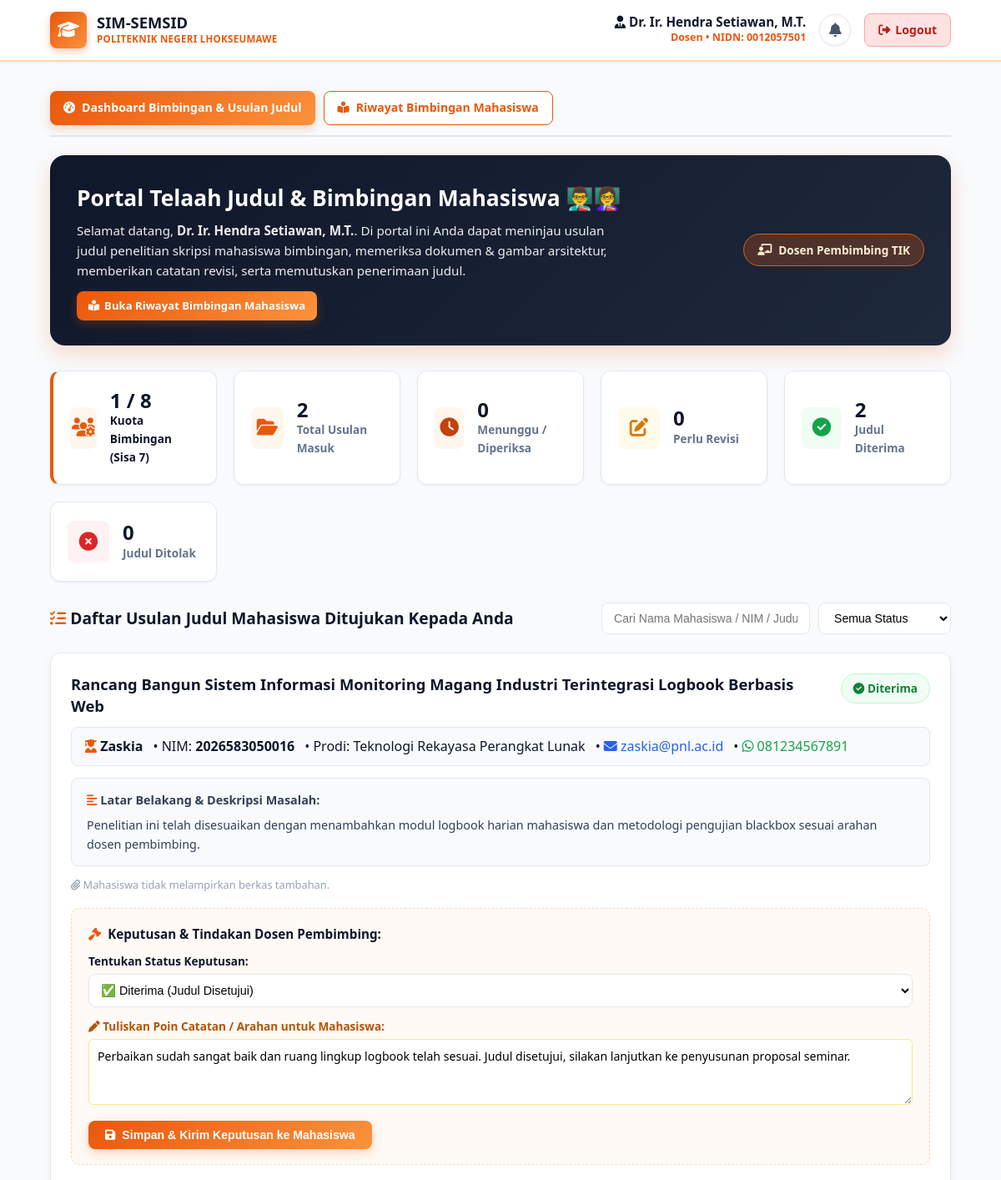
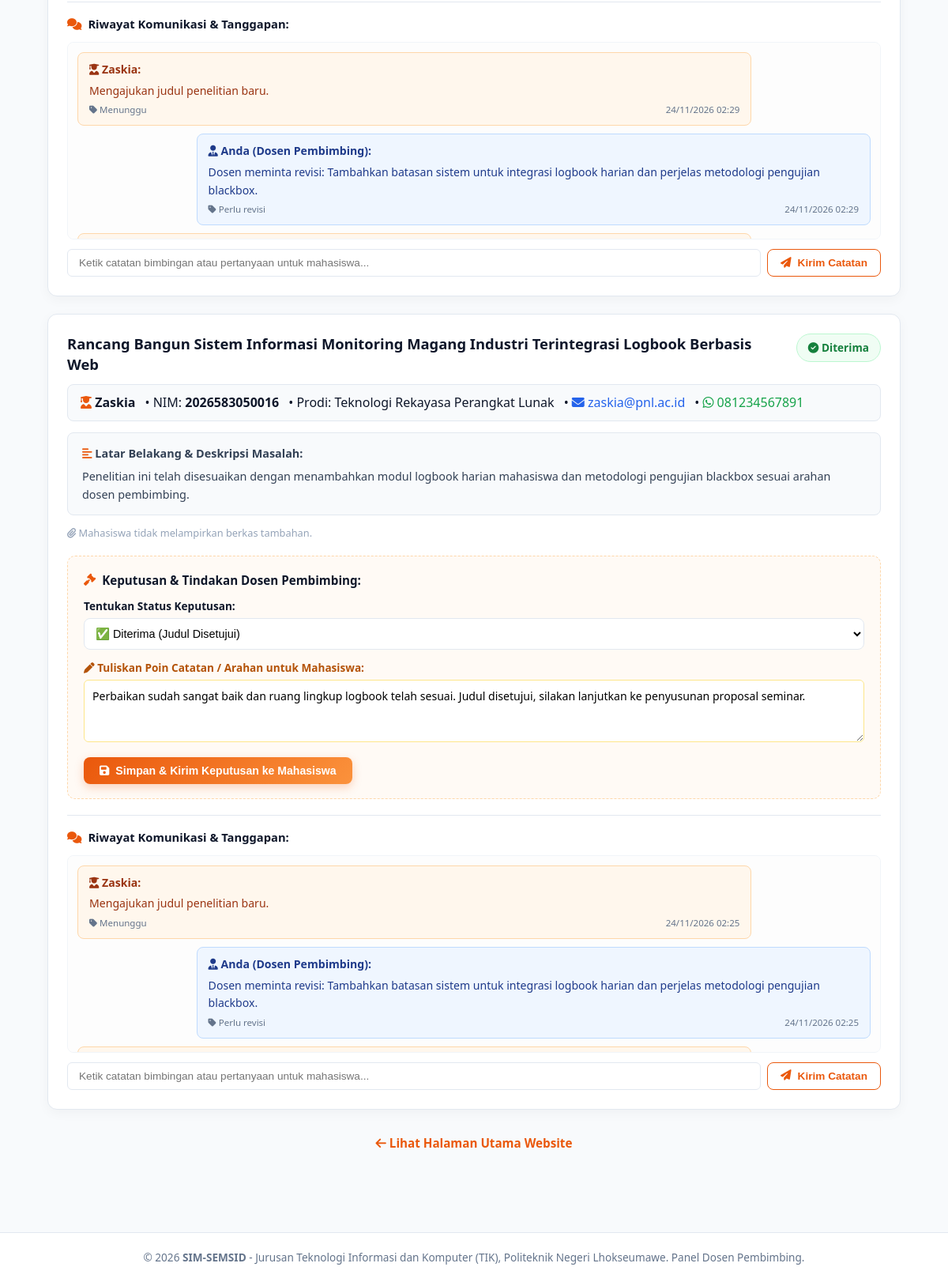
Screenshot of /dashboard_dosen.php (signed in) with the database file from the repository (2 pictures, top to bottom).
### tables this page shows
CREATE TABLE `pengajuan_judul` (
  `id` int(11) NOT NULL AUTO_INCREMENT,
  `mahasiswa_id` int(11) NOT NULL,
  `dosen_id` int(11) NOT NULL,
  `judul` varchar(255) NOT NULL,
  `latar_belakang` text NOT NULL,
  `file_dokumen` varchar(255) DEFAULT NULL,
  `file_gambar` varchar(255) DEFAULT NULL,
  `status` enum('Menunggu','Sedang diperiksa','Perlu revisi','Diterima','Ditolak') DEFAULT 'Menunggu',
  `catatan_revisi` text DEFAULT NULL,
  `alasan_penolakan` text DEFAULT NULL,
  `created_at` timestamp NOT NULL DEFAULT current_timestamp(),
  `updated_at` timestamp NOT NULL DEFAULT current_timestamp() ON UPDATE current_timestamp(),
  PRIMARY KEY (`id`),
  KEY `fk_pengajuan_mahasiswa` (`mahasiswa_id`),
  KEY `fk_pengajuan_dosen` (`dosen_id`),
  CONSTRAINT `fk_pengajuan_dosen` FOREIGN KEY (`dosen_id`) REFERENCES `dosen` (`id`) ON DELETE CASCADE,
  CONSTRAINT `fk_pengajuan_mahasiswa` FOREIGN KEY (`mahasiswa_id`) REFERENCES `mahasiswa` (`id`) ON DELETE CASCADE
);

CREATE TABLE `mahasiswa` (
  `id` int(11) NOT NULL AUTO_INCREMENT,
  `nim` varchar(25) NOT NULL,
  `nama` varchar(100) NOT NULL,
  `tanggal_lahir` date DEFAULT NULL,
  `password` varchar(255) NOT NULL,
  `is_password_changed` tinyint(1) DEFAULT 0,
  `program_studi` varchar(100) DEFAULT 'Teknologi Rekayasa Perangkat Lunak',
  `email` varchar(100) DEFAULT NULL,
  `no_hp` varchar(20) DEFAULT NULL,
  `created_at` timestamp NOT NULL DEFAULT current_timestamp(),
  PRIMARY KEY (`id`),
  UNIQUE KEY `nim` (`nim`)
);

CREATE TABLE `tanggapan_pengajuan` (
  `id` int(11) NOT NULL AUTO_INCREMENT,
  `pengajuan_id` int(11) NOT NULL,
  `pengirim_role` enum('mahasiswa','dosen') NOT NULL,
  `pengirim_id` int(11) NOT NULL,
  `pesan` text NOT NULL,
  `file_lampiran` varchar(255) DEFAULT NULL,
  `status_perubahan` enum('Menunggu','Sedang diperiksa','Perlu revisi','Diterima','Ditolak','Komentar') DEFAULT 'Komentar',
  `created_at` timestamp NOT NULL DEFAULT current_timestamp(),
  PRIMARY KEY (`id`),
  KEY `fk_tanggapan_pengajuan` (`pengajuan_id`),
  CONSTRAINT `fk_tanggapan_pengajuan` FOREIGN KEY (`pengajuan_id`) REFERENCES `pengajuan_judul` (`id`) ON DELETE CASCADE
);

### dashboard_dosen.php (the view, shortened to what the rows shown need)
<?php
require_once 'koneksi.php';
$dosen_id   = (int)$_SESSION['dosen_id'];
$sql = "SELECT pj.*, m.nama AS nama_mahasiswa, m.nim, m.email AS email_mahasiswa, m.no_hp AS no_hp_mahasiswa, m.program_studi
        FROM pengajuan_judul pj
        JOIN mahasiswa m ON pj.mahasiswa_id = m.id
        WHERE pj.dosen_id = ?";
$types = "i";
$params = [$dosen_id];
$sql .= " ORDER BY pj.updated_at DESC";
$stmt = mysqli_prepare($conn, $sql);
mysqli_stmt_bind_param($stmt, $types, ...$params);
mysqli_stmt_execute($stmt);
$result_pengajuan = mysqli_stmt_get_result($stmt);
$kuota_terpakai = hitungBimbinganDosen($conn, $dosen_id);
$is_kuota_penuh = ($kuota_terpakai >= KUOTA_MAKSIMAL_DOSEN);
?>
<!DOCTYPE html>
<html lang="id">
<head>
    <link rel="stylesheet" href="https://cdnjs.cloudflare.com/ajax/libs/font-awesome/6.4.0/css/all.min.css">
    <link rel="stylesheet" href="style.css">
</head>
<body class="dashboard-wrapper">
    <header class="dashboard-nav">
        <div class="container dashboard-nav-container">
            <a href="dashboard_dosen.php" class="logo-area">
                <div class="logo-text">
                    <h1>SIM-SEMSID</h1>
                </div>
            </a>
        </div>
    </header>
    <main class="dashboard-main">
        <div class="container">
            <div class="welcome-banner" style="background: linear-gradient(135deg, #0f172a, #1e293b);">
                <div class="welcome-text">
                    <h2>Portal Telaah Judul & Bimbingan Mahasiswa 👨‍🏫👩‍🏫</h2>
                </div>
            </div>
            <?php if ($result_pengajuan && mysqli_num_rows($result_pengajuan) > 0): ?>
                <?php while ($row = mysqli_fetch_assoc($result_pengajuan)): ?>
                    <div class="dosen-submission-item" id="item_<?= $row['id']; ?>">
                        <div style="display: flex; justify-content: space-between; align-items: flex-start; gap: 15px; margin-bottom: 12px; flex-wrap: wrap;">
                            <h4 style="margin: 0; font-size: 1.15rem; color: var(--secondary); line-height: 1.4; flex: 1;">
                                <?= htmlspecialchars($row['judul']); ?>
                            </h4>
                            <?php
                            $st = $row['status'];
                            $badge_class = 'badge-status-menunggu';
                            $icon_class  = 'fa-clock';
                            if ($st === 'Sedang diperiksa') {
                                $badge_class = 'badge-status-sedang-diperiksa';
                                $icon_class  = 'fa-magnifying-glass';
                            } elseif ($st === 'Perlu revisi') {
                                $badge_class = 'badge-status-perlu-revisi';
                                $icon_class  = 'fa-pen-to-square';
                            } elseif ($st === 'Diterima') {
                                $badge_class = 'badge-status-diterima';
                                $icon_class  = 'fa-circle-check';
                            } elseif ($st === 'Ditolak') {
                                $badge_class = 'badge-status-ditolak';
                                $icon_class  = 'fa-circle-xmark';
                            }
                            ?>
                            <span class="badge <?= $badge_class; ?>" style="padding: 6px 14px; border-radius: 50px; font-weight: 700; font-size: 0.85rem;">
                                <i class="fas <?= $icon_class; ?>"></i> <?= htmlspecialchars($st); ?>
                            </span>
                        </div>
                        <div class="mhs-identity-box">
                            <span><i class="fas fa-user-graduate" style="color: var(--primary);"></i> <strong><?= htmlspecialchars($row['nama_mahasiswa']); ?></strong></span>
                            <span>&bull; NIM: <strong><?= htmlspecialchars($row['nim']); ?></strong></span>
                            <span>&bull; Prodi: <?= htmlspecialchars($row['program_studi']); ?></span>
                            <span>&bull; <a href="mailto:<?= htmlspecialchars($row['email_mahasiswa']); ?>" style="color: #2563eb; text-decoration: none;"><i class="fas fa-envelope"></i> <?= htmlspecialchars($row['email_mahasiswa']); ?></a></span>
                            <span>&bull; <a href="https://wa.me/<?= preg_replace('/[^0-9]/', '', $row['no_hp_mahasiswa']); ?>" target="_blank" style="color: #16a34a; text-decoration: none;"><i class="fab fa-whatsapp"></i> <?= htmlspecialchars($row['no_hp_mahasiswa']); ?></a></span>
                        </div>
                        <div style="background: #f8fafc; padding: 14px 18px; border-radius: 8px; font-size: 0.9rem; line-height: 1.6; color: #334155; margin-bottom: 12px; border: 1px solid #e2e8f0;">
                            <strong><i class="fas fa-align-left" style="color: var(--primary);"></i> Latar Belakang & Deskripsi Masalah:</strong>
                            <p style="margin: 6px 0 0 0; white-space: pre-line;"><?= htmlspecialchars($row['latar_belakang']); ?></p>
                        </div>
                        <div style="display: flex; gap: 10px; flex-wrap: wrap; margin-bottom: 15px;">
                            <?php if (empty($row['file_dokumen']) && empty($row['file_gambar'])): ?>
                                <span style="font-size: 0.8rem; color: #94a3b8;"><i class="fas fa-paperclip"></i> Mahasiswa tidak melampirkan berkas tambahan.</span>
                            <?php endif; ?>
                        </div>
                        <div class="review-action-panel">
                            <h5 style="margin: 0 0 10px 0; font-size: 0.95rem; color: var(--secondary); display: flex; align-items: center; gap: 8px;">
                                <i class="fas fa-gavel" style="color: var(--primary);"></i> Keputusan & Tindakan Dosen Pembimbing:
                            </h5>
                            <form action="dashboard_dosen.php" method="POST" id="form_telaah_<?= $row['id']; ?>">
                                <div style="display: grid; grid-template-columns: repeat(auto-fit, minmax(220px, 1fr)); gap: 14px; margin-bottom: 12px;">
                                    <div>
                                        <label style="font-size: 0.85rem; font-weight: 700; color: var(--secondary); margin-bottom: 4px; display: block;">
                                            Tentukan Status Keputusan:
                                        </label>
                                        <select name="status" id="select_status_<?= $row['id']; ?>" onchange="toggleStatusInput(<?= $row['id']; ?>);" style="width: 100%; padding: 10px; border: 1px solid var(--border-color); border-radius: var(--radius-sm); font-size: 0.9rem; background: white; outline: none; cursor: pointer;">
                                            <?php if ($is_kuota_penuh && $row['status'] !== 'Diterima'): ?>
                                                <option value="Diterima" disabled style="color: #94a3b8; background: #f8fafc;">⛔ Diterima (Kuota Bimbingan Penuh 8/8)</option>
                                            <?php else: ?>
                                                <option value="Diterima" <?= ($row['status'] === 'Diterima') ? 'selected' : ''; ?>>✅ Diterima (Judul Disetujui)</option>
                                            <?php endif; ?>
                                        </select>
                                    </div>
                                </div>
                                <div id="box_revisi_<?= $row['id']; ?>" style="display: <?= ($row['status'] === 'Perlu revisi' || $row['status'] === 'Diterima') ? 'block' : 'none'; ?>; margin-bottom: 12px;">
                                    <label style="font-size: 0.85rem; font-weight: 700; color: #b45309; margin-bottom: 4px; display: block;">
                                        <i class="fas fa-pen"></i> Tuliskan Poin Catatan / Arahan untuk Mahasiswa:
                                    </label>
                                    <textarea name="catatan_revisi" rows="3" placeholder="Contoh: Perjelas batasan masalah, tambahkan metode penelitian..." style="width: 100%; padding: 10px; border: 1px solid #fde68a; border-radius: 6px; font-size: 0.88rem; outline: none; font-family: inherit;"><?= htmlspecialchars($row['catatan_revisi'] ?? ''); ?></textarea>
                                </div>
                                <button type="submit" class="btn btn-primary" style="padding: 9px 20px; font-size: 0.88rem;">
                                    <i class="fas fa-floppy-disk"></i> Simpan & Kirim Keputusan ke Mahasiswa
                                </button>
                            </form>
                        </div>
                        <div style="margin-top: 20px; padding-top: 16px; border-top: 1px solid var(--border-color);">
                            <h5 style="font-size: 0.92rem; color: var(--secondary); margin: 0 0 10px 0; display: flex; align-items: center; gap: 8px;">
                                <i class="fas fa-comments" style="color: var(--primary);"></i> Riwayat Komunikasi & Tanggapan:
                            </h5>
                            <?php
                            $row_id = (int)$row['id'];
                            $q_chat = mysqli_query($conn, "SELECT * FROM tanggapan_pengajuan WHERE pengajuan_id = $row_id ORDER BY created_at ASC");
                            ?>
                            <?php if ($q_chat && mysqli_num_rows($q_chat) > 0): ?>
                                <div style="max-height: 250px; overflow-y: auto; padding: 12px; background: #fdfdfd; border-radius: 8px; border: 1px solid #f1f5f9; margin-bottom: 12px;">
                                    <?php while ($c = mysqli_fetch_assoc($q_chat)): ?>
                                        <div style="padding: 10px 14px; border-radius: 8px; margin-bottom: 10px; font-size: 0.88rem; max-width: 85%; <?= ($c['pengirim_role'] === 'dosen') ? 'margin-left: auto; background: #eff6ff; border: 1px solid #bfdbfe; color: #1e3a8a;' : 'margin-right: auto; background: var(--primary-light); border: 1px solid var(--primary-border); color: #9a3412;'; ?>">
                                            <div>
                                                <strong>
                                                    <?php if ($c['pengirim_role'] === 'dosen'): ?>
                                                        <i class="fas fa-user-tie"></i> Anda (Dosen Pembimbing):
                                                    <?php else: ?>
                                                        <i class="fas fa-user-graduate"></i> <?= htmlspecialchars($row['nama_mahasiswa']); ?>:
                                                    <?php endif; ?>
                                                </strong>
                                            </div>
                                            <div style="margin-top: 4px;"><?= nl2br(htmlspecialchars($c['pesan'])); ?></div>
                                            <div style="font-size: 0.72rem; color: #64748b; margin-top: 4px; display: flex; justify-content: space-between;">
                                                <span><i class="fas fa-tag"></i> <?= htmlspecialchars($c['status_perubahan']); ?></span>
                                                <span><?= date('d/m/Y H:i', strtotime($c['created_at'])); ?></span>
                                            </div>
                                        </div>
                                    <?php endwhile; ?>
                                </div>
                            <?php else: ?>
                                <p style="font-size: 0.82rem; color: #94a3b8; font-style: italic; margin-bottom: 10px;">
                                    Belum ada riwayat percakapan untuk usulan ini.
                                </p>
                            <?php endif; ?>
                            <form action="dashboard_dosen.php" method="POST" style="display: flex; gap: 8px;">
                                <input type="text" name="pesan" placeholder="Ketik catatan bimbingan atau pertanyaan untuk mahasiswa..." required style="flex: 1; padding: 9px 14px; border: 1px solid var(--border-color); border-radius: 6px; font-size: 0.85rem; outline: none;">
                                <button type="submit" class="btn btn-outline-primary" style="padding: 9px 16px; font-size: 0.85rem;">
                                    <i class="fas fa-paper-plane"></i> Kirim Catatan
                                </button>
                            </form>
                        </div>
                    </div>
                <?php endwhile; ?>
            <?php endif; ?>
        </div>
    </main>
</body>
</html>

### rows the page displays
pengajuan_judul: judul "Rancang Bangun Sistem Informasi Monitoring Magang Industri Terintegrasi Logbook Berbasis Web", status "Diterima", mahasiswa.nama "Zaskia", mahasiswa.nim "2026583050016", mahasiswa.program_studi "Teknologi Rekayasa Perangkat Lunak", mahasiswa.email "zaskia@pnl.ac.id", mahasiswa.no_hp "081234567891", latar_belakang "Penelitian ini telah disesuaikan dengan menambahkan modul logbook harian mahasiswa dan metodologi pengujian blackbox sesuai arahan dosen pembimbing.", shows "Mahasiswa tidak melampirkan berkas tambahan.", status "✅ Diterima (Judul Disetujui)", catatan_revisi "Perbaikan sudah sangat baik dan ruang lingkup logbook telah sesuai. Judul disetujui, silakan lanjutkan ke penyusunan proposal seminar."
tanggapan_pengajuan: pesan "Mengajukan judul penelitian baru.", status_perubahan "Menunggu", created_at "24/11/2026 02:29"
mahasiswa: nama "Zaskia"
tanggapan_pengajuan: pengirim_role "dosen" (drawn), shows "Anda (Dosen Pembimbing):", pesan "Dosen meminta revisi: Tambahkan batasan sistem untuk integrasi logbook harian dan perjelas metodologi pengujian blackbox.", status_perubahan "Perlu revisi", created_at "24/11/2026 02:29"
pengajuan_judul: judul "Rancang Bangun Sistem Informasi Monitoring Magang Industri Terintegrasi Logbook Berbasis Web", status "Diterima", mahasiswa.nama "Zaskia", mahasiswa.nim "2026583050016", mahasiswa.program_studi "Teknologi Rekayasa Perangkat Lunak", mahasiswa.email "zaskia@pnl.ac.id", mahasiswa.no_hp "081234567891", latar_belakang "Penelitian ini telah disesuaikan dengan menambahkan modul logbook harian mahasiswa dan metodologi pengujian blackbox sesuai arahan dosen pembimbing.", shows "Mahasiswa tidak melampirkan berkas tambahan.", status "✅ Diterima (Judul Disetujui)", catatan_revisi "Perbaikan sudah sangat baik dan ruang lingkup logbook telah sesuai. Judul disetujui, silakan lanjutkan ke penyusunan proposal seminar."
tanggapan_pengajuan: pesan "Mengajukan judul penelitian baru.", status_perubahan "Menunggu", created_at "24/11/2026 02:25"
tanggapan_pengajuan: pengirim_role "dosen" (drawn), shows "Anda (Dosen Pembimbing):", pesan "Dosen meminta revisi: Tambahkan batasan sistem untuk integrasi logbook harian dan perjelas metodologi pengujian blackbox.", status_perubahan "Perlu revisi", created_at "24/11/2026 02:25"

### other values shown
$nama_dosen "Dr. Ir. Hendra Setiawan"
$gelar "M.T."
$nidn "0012057501"
$kuota_terpakai "1"
KUOTA_MAKSIMAL_DOSEN "8"
$sisa_kuota "7"
$stat_total "2"
$stat_menunggu "0"
$stat_revisi "0"
$stat_diterima "2"
$stat_ditolak "0"
